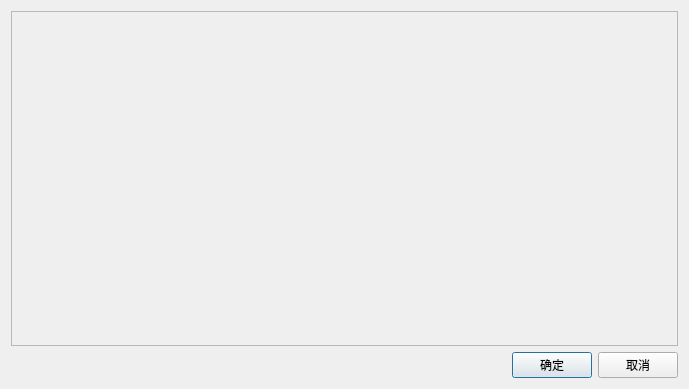
<?xml version="1.0" encoding="UTF-8"?>
<ui version="4.0">
 <class>w_scr_dish_pay_kitchen_quit_request</class>
 <widget class="QDialog" name="w_scr_dish_pay_kitchen_quit_request">
  <property name="geometry">
   <rect>
    <x>0</x>
    <y>0</y>
    <width>689</width>
    <height>389</height>
   </rect>
  </property>
  <property name="windowTitle">
   <string>Dialog</string>
  </property>
  <layout class="QVBoxLayout" name="verticalLayout">
   <item>
    <widget class="QScrollArea" name="scrollArea">
     <property name="widgetResizable">
      <bool>true</bool>
     </property>
     <widget class="QWidget" name="scrollAreaWidgetContents">
      <property name="geometry">
       <rect>
        <x>0</x>
        <y>0</y>
        <width>669</width>
        <height>331</height>
       </rect>
      </property>
     </widget>
    </widget>
   </item>
   <item>
    <layout class="QHBoxLayout" name="horizontalLayout">
     <item>
      <spacer name="horizontalSpacer">
       <property name="orientation">
        <enum>Qt::Horizontal</enum>
       </property>
       <property name="sizeHint" stdset="0">
        <size>
         <width>40</width>
         <height>20</height>
        </size>
       </property>
      </spacer>
     </item>
     <item>
      <widget class="QPushButton" name="pushButton_ok">
       <property name="text">
        <string>确定</string>
       </property>
      </widget>
     </item>
     <item>
      <widget class="QPushButton" name="pushButton_cancel">
       <property name="text">
        <string>取消</string>
       </property>
      </widget>
     </item>
    </layout>
   </item>
  </layout>
 </widget>
 <resources/>
 <connections/>
</ui>
